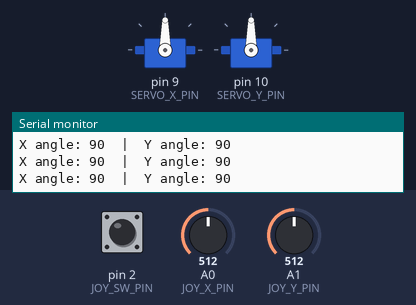
Recording of a sketch running on a simulated Arduino Uno, built with avr-gcc and run on an emulated ATmega328P. On the bench: 2 × servo, the last lines printed to the serial monitor. The inputs (shaded band) are chosen by the test bench; at power-on: A0 (JOY_X_PIN) = 512, pin 2 (JOY_SW_PIN) HIGH, A1 (JOY_Y_PIN) = 512.

Above: at 1.2 s.
1.3 s: A0 (JOY_X_PIN) set to 61
At 2.8 s:
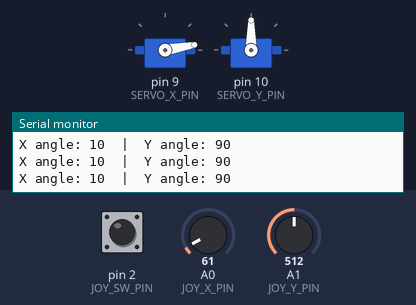
3.1 s: A0 (JOY_X_PIN) set to 56
At 3.9 s:
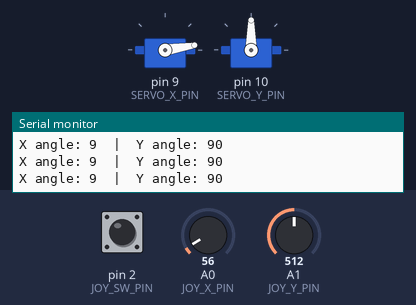
6.1 s: pin 2 (JOY_SW_PIN) pulled LOW for 0.15 s
At 6.28 s:
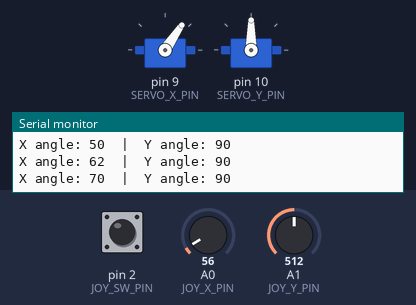
7.9 s: A1 (JOY_Y_PIN) set to 559
At 8.5 s:
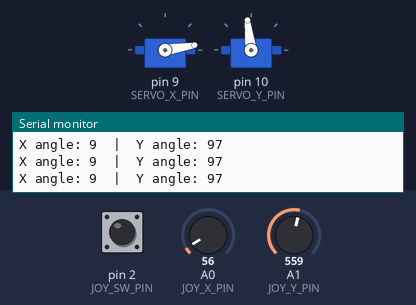
9.5 s: A1 (JOY_Y_PIN) set to 575
At 10.0 s:
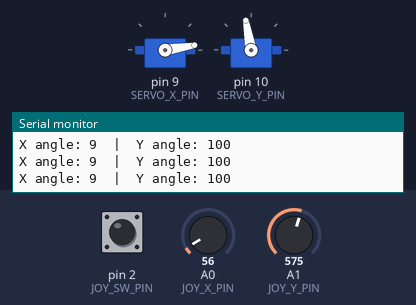
11.0 s: A0 (JOY_X_PIN) set to 900
At 12.6 s:
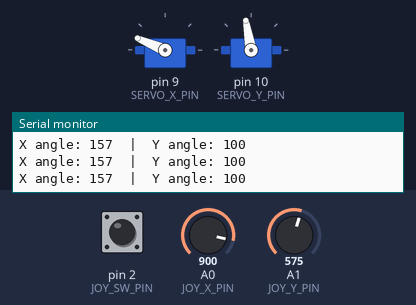
Timing chart, 0 to 13.9 s (numbered marks = the images above; inputs shaded):
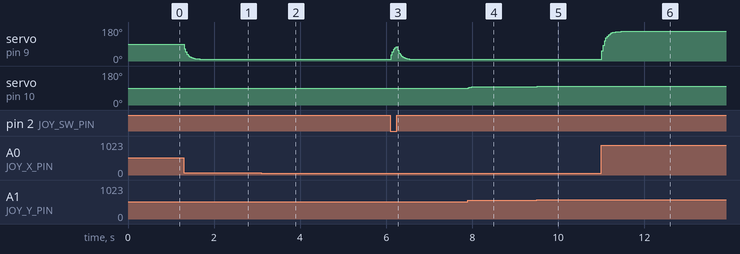

The sketch:

joystick_servo_control.ino
```cpp
/*
 * Joystick to Servo Control
 *
 * Reads the X and Y axes of an analog joystick and moves two servo
 * motors to match, in real time (pan/tilt). Pressing the joystick
 * button centres both servos.
 *
 * Library: Servo (built into the Arduino IDE)
 *
 * Hardware (change the pins to match your circuit):
 *   Joystick VRx -> A0, VRy -> A1, SW -> D2, +5V -> 5V, GND -> GND
 *   Servo X signal -> D9, Servo Y signal -> D10
 *   (Power servos from a separate 5V supply if they jitter; join the grounds.)
 *
 * If you used only one servo, remove the Y-axis lines.
 */
#include <Servo.h>

const int JOY_X_PIN  = A0;
const int JOY_Y_PIN  = A1;
const int JOY_SW_PIN = 2;
const int SERVO_X_PIN = 9;
const int SERVO_Y_PIN = 10;

const int DEADZONE = 20;     // ignore small movements around the centre (512)
const float SMOOTHING = 0.3; // 0..1, lower = smoother but slower response

Servo servoX, servoY;
float angleX = 90, angleY = 90;

int readAxis(int pin) {
  int value = analogRead(pin);              // 0..1023, centre ~512
  if (abs(value - 512) < DEADZONE) value = 512;
  return map(value, 0, 1023, 0, 180);       // convert to servo angle
}

void setup() {
  pinMode(JOY_SW_PIN, INPUT_PULLUP);        // button reads LOW when pressed
  servoX.attach(SERVO_X_PIN);
  servoY.attach(SERVO_Y_PIN);
  servoX.write(90);
  servoY.write(90);
  Serial.begin(9600);
}

void loop() {
  int targetX, targetY;

  if (digitalRead(JOY_SW_PIN) == LOW) {
    targetX = 90;                           // button pressed: centre
    targetY = 90;
  } else {
    targetX = readAxis(JOY_X_PIN);
    targetY = readAxis(JOY_Y_PIN);
  }

  // Move gradually towards the target to reduce jitter
  angleX += SMOOTHING * (targetX - angleX);
  angleY += SMOOTHING * (targetY - angleY);

  servoX.write((int)angleX);
  servoY.write((int)angleY);

  Serial.print("X angle: ");
  Serial.print((int)angleX);
  Serial.print("  |  Y angle: ");
  Serial.println((int)angleY);
  delay(15);                                // servos update about every 15-20 ms
}
```

Measured:
- after the input at 1.3 s, servo on pin 9 (SERVO_X_PIN): moves from 90° to 10° over 0.36 s, starting at once
- after the input at 3.1 s, servo on pin 9 (SERVO_X_PIN): 10° → 9° at once
- after the input at 6.1 s, servo on pin 9 (SERVO_X_PIN): rises from 9° to 76° in 0.12 s, then falls to 9° in 0.36 s
- after the input at 7.9 s, servo on pin 10 (SERVO_Y_PIN): 90° → 97° at once
- after the input at 9.5 s, servo on pin 10 (SERVO_Y_PIN): 97° → 100° at once
- after the input at 11.0 s, servo on pin 9 (SERVO_X_PIN): moves from 9° to 157° over 0.45 s, starting at once
